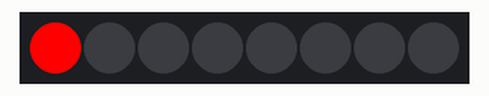
Recording of a sketch running on a simulated Arduino Uno, built with avr-gcc and run on an emulated ATmega328P. Parts: 8 RGB LEDs in strip order, left to right. The strip is taken to match the declared colour order.

Above: at 0.1 s.
At 0.7 s:
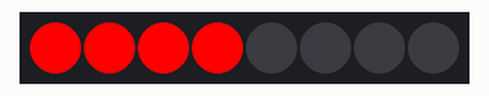
At 1.1 s:
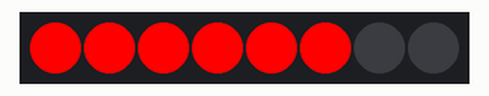
At 1.5 s:
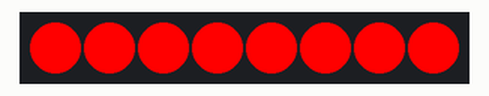
At 2.1 s:
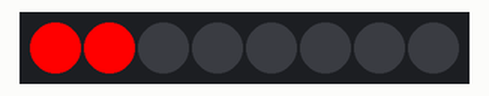
Timing chart, 0 to 40.0 s (numbered marks = the images above):
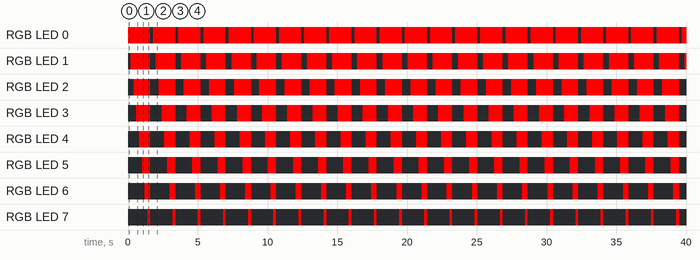

The sketch:

Water_light.ino
```cpp
#include "./Adafruit_NeoPixel.h"     //Library file
#define PIN A1                        // Define the pins of the RGB light
#define MAX_LED 8                   //8 RGB light

Adafruit_NeoPixel strip = Adafruit_NeoPixel( MAX_LED, PIN, NEO_RGB + NEO_KHZ800 );


void setup()
{
  // put your setup code here, it will run once:
  strip.begin();
  strip.show();
}


void RGB_Light(int i, int R, int G, int B)
{
  uint32_t color = strip.Color(G, R, B);
  strip.setPixelColor(i, color);
  strip.show();
}


void RGB_OFF()
{
  uint8_t i = 0;
  uint32_t color = strip.Color(0, 0, 0);
  for(i=0;i<MAX_LED;i++)
  {
    strip.setPixelColor(i, color);
  }
    strip.show();
}

void loop()
{
  RGB_Light(0, 0, 255, 0);
  delay(200);
  RGB_Light(1, 0, 255, 0);
  delay(200);
  RGB_Light(2, 0, 255, 0);
  delay(200);
  RGB_Light(3, 0, 255, 0);
  delay(200);
  RGB_Light(4, 0, 255, 0);
  delay(200);
  RGB_Light(5, 0, 255, 0);
  delay(200);
  RGB_Light(6, 0, 255, 0);
  delay(200);
  RGB_Light(7, 0, 255, 0);
  delay(200);
  RGB_OFF();
  delay(200);
}
```

Measured:
- by itself, RGB LED 0: alternates RGB(255, 0, 0) for 1.6 s and off for 0.20 s
- by itself, RGB LED 1: alternates RGB(255, 0, 0) for 1.4 s and off for 0.40 s
- by itself, RGB LED 2: alternates RGB(255, 0, 0) for 1.2 s and off for 0.60 s
- by itself, RGB LED 3: alternates RGB(255, 0, 0) for 1.0 s and off for 0.80 s
- by itself, RGB LED 4: alternates RGB(255, 0, 0) for 0.80 s and off for 1.0 s
- by itself, RGB LED 5: alternates RGB(255, 0, 0) for 0.60 s and off for 1.2 s
- by itself, RGB LED 6: alternates RGB(255, 0, 0) for 0.40 s and off for 1.4 s
- by itself, RGB LED 7: alternates RGB(255, 0, 0) for 0.20 s and off for 1.6 s
